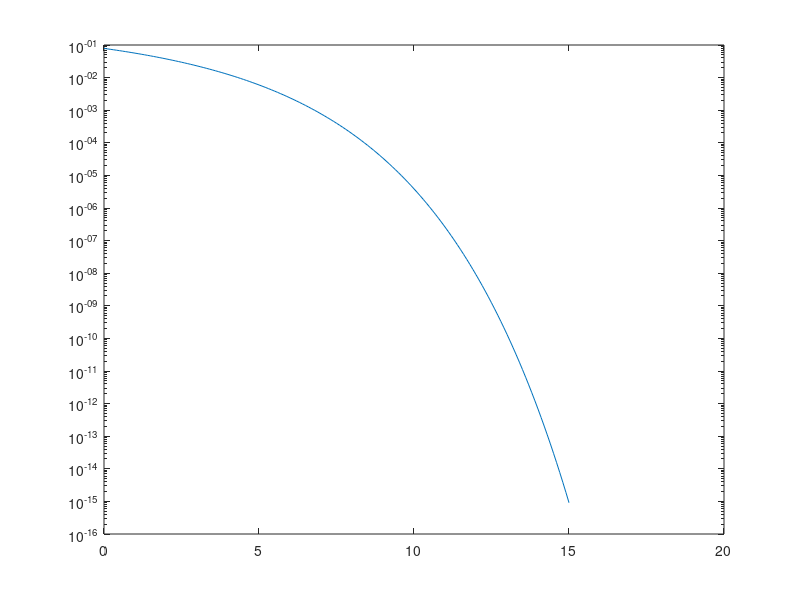

The MATLAB source for this figure: (Note: this script raises an error after producing the figure.)
% This code finds theoritical Bit Error Rate(BER) for different SNR values 
% and compaires the results with practically calculated BER.
% Coded by S U Swakath. Last updated on 18th Nov 2020
%% Theoritical BER
SNR = 0:0.1:15; %Vector containing all SNR values for computation in dB
lengthSNR = length(SNR); %SNR vector length
BER_Theory = zeros(1,lengthSNR); %Vector to store Theoritical BER 
%Calculating Theoritical BER
for i=1:lengthSNR
    BER_Theory(i) = qfunc(sqrt(2*(10^(SNR(i)/10))));
end
semilogy(SNR,BER_Theory);%plotting the Theoritical BER
hold on

%% Practical BER
signalLen = 100000; %Length of signal
BER_Practical = zeros(1,lengthSNR);%vector to store practical BER 
signal = randi([0 1],1,signalLen);%generating signal of random 0s and 1s
nSamples = 1000; %number of iteration per SNR for BER calculation
currentBER = 0; %variable to store BER for each SNR value

%computing Practical BER 
for i = 1:lengthSNR
    for j = 1:nSamples
        %modulation of given signal for ith SNR value
        modulatedSignal = bpsk_modulation(signal,SNR(i)); 
        %demodulating the modulatedSignal
        demodulatedSignal = bpsk_demodulation(modulatedSignal);
        errorMat = signal~=demodulatedSignal;
        %adding the error for the current sample to the overall error
        currentBER = currentBER + sum(errorMat);
    end
    %Finding the average error for the current SNR
    currentBER = currentBER/nSamples;
    %Adding the final calculated BER to the vector
    BER_Practical(i) = currentBER/signalLen;
    currentBER = 0;
end

semilogy(SNR,BER_Practical); %plotting Practical BER.
hold off
title("Bit Error Rate vs SNR");
xlabel("SNR dB");
ylabel("Bit Error Rate (log Scale)");
legend("Theoretical BER", "Practical BER");